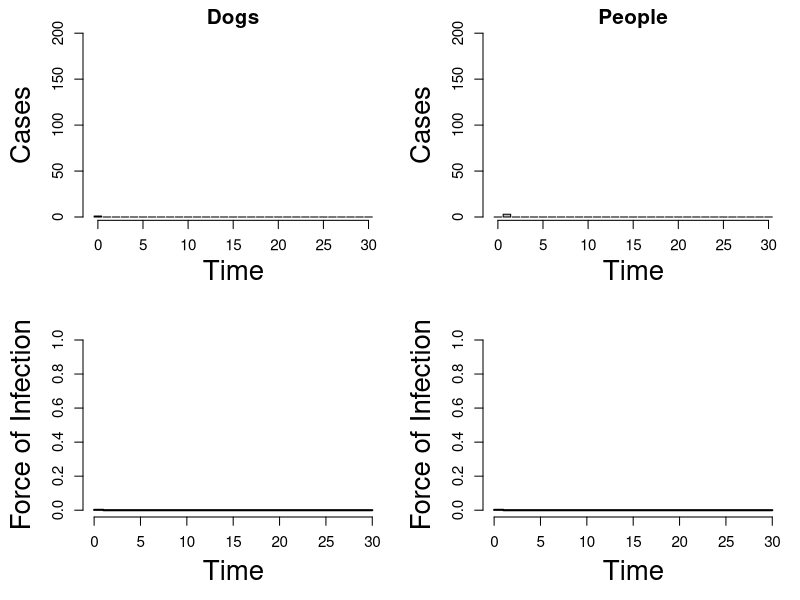
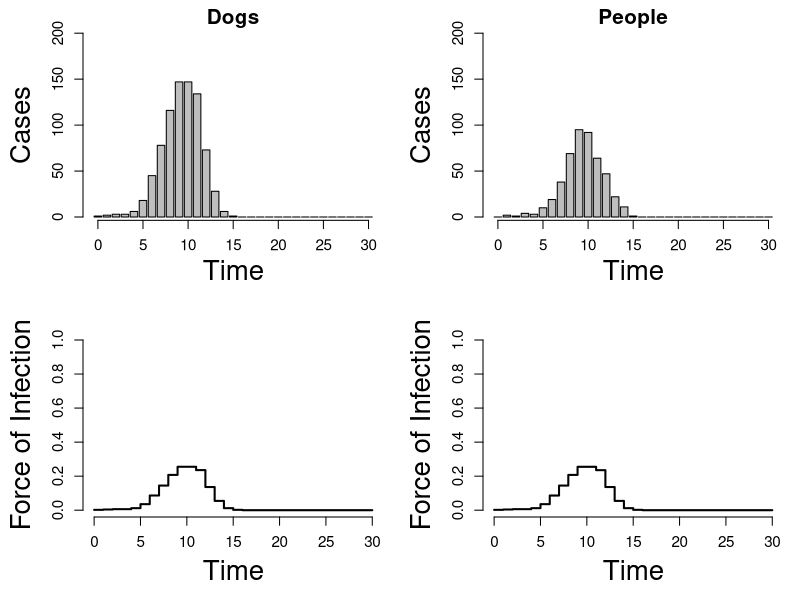
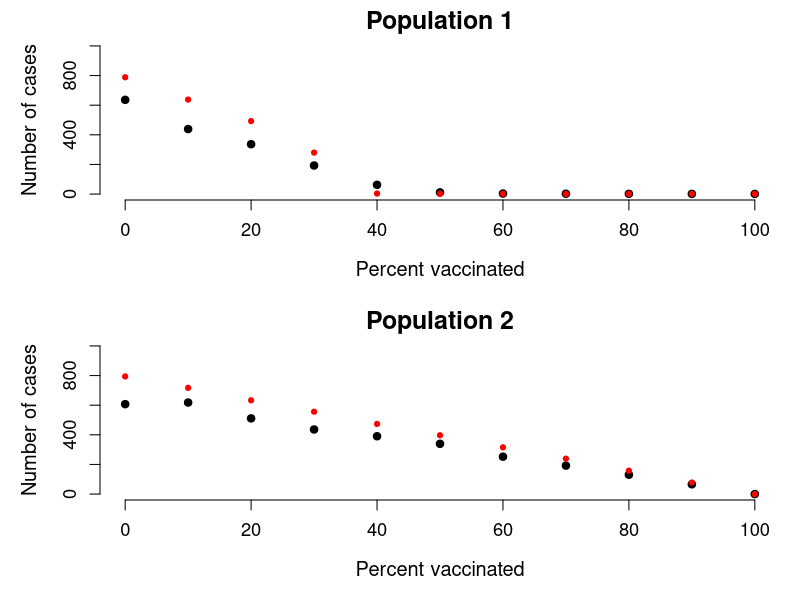

These figures' R source, in order: (Note: this script raises an error after producing the figures.)
## Dynamical Fever: computer exercise
## Clinic on Meaningful Modeling of Epidemiological Data &
## Clinic on Dynamical Approaches to Infectious Disease Data
## International Clinics on Infectious Disease Dynamics and Data Program
##
## Juliet R.C. Pulliam, 2012-2015
## Some Rights Reserved
## CC BY-NC 3.0 (http://creativecommons.org/licenses/by-nc/3.0/)

rm(list=ls())                   # Clear all variables and functions

SEED <- 29121012
set.seed(SEED)

## SIR.CB() -- Function that runs a generation-based (stochastic Reed-Frost) chain binomial
## SIR model for a given population size and R0 value, outputting a data frame with
## columns representing, time, the number of susceptibles at each time, and the number of
## cases at each time. The chain binomial is a stochastic model, so the output varies
## between function calls, even for the same parameter values and initial conditions.
sir.ex1.cb <- function(VaxPct.Pop1=0,
                       VaxPct.Pop2=0,
                       R0=2,
                       N1=1000,
                       N2=1000,
                       MAXTIME=30,
                       I1.0=1,
                       pp=0.002){

  qq.1 <- 1-R0/(N1-1)  # Pairwise probability of avoiding potentially infectious contact (Pop1)
  qq.2 <- 1-pp        # Pairwise probability of avoiding potentially infectious contact (Pop2)

  Cases.Pop1 <- I1.0
  Sus.Pop1 <- max(0,N1-I1.0-round(VaxPct.Pop1*N1/100))
  FOI.Pop1 <- (1-qq.1^Cases.Pop1)

  Cases.Pop2 <- 0
  Sus.Pop2 <- N2-round(VaxPct.Pop2*N2/100)
  FOI.Pop2 <- (1-qq.2^Cases.Pop1)

  for(Time in 1:MAXTIME){

    Cases.Pop1 <- c(Cases.Pop1,rbinom(1,Sus.Pop1[Time],FOI.Pop1[Time]))
    Sus.Pop1 <- c(Sus.Pop1,Sus.Pop1[Time]-Cases.Pop1[Time+1])
    FOI.Pop1 <- c(FOI.Pop1,(1-qq.1^Cases.Pop1[Time+1]))

    Cases.Pop2 <- c(Cases.Pop2,rbinom(1,Sus.Pop2[Time],FOI.Pop2[Time]))
    Sus.Pop2 <- c(Sus.Pop2,Sus.Pop2[Time]-Cases.Pop2[Time+1])
    FOI.Pop2 <- c(FOI.Pop2,(1-qq.2^Cases.Pop1[Time+1]))
  }
  return(data.frame(Time=0:MAXTIME,Cases.Pop1,Sus.Pop1,Cases.Pop2,Sus.Pop2,FOI.Pop1,FOI.Pop2))
}

run.example <- function(VaxPct.Pop1=0,VaxPct.Pop2=0){
  sir.ex1.cb(VaxPct.Pop1,VaxPct.Pop2)
}

plot.cases <- function(epi=run.example()){
  barplot(epi$Cases.Pop1,names.arg=epi$Time,
          cex.lab=2,
          ylim=c(0,200),
          cex.axis = 1.1,
          xlab='Time',
          ylab='Cases',
          cex.main = 1.5,
          main='Dogs',
          xaxt='n') -> bb
  axis(1,bb[seq(0,30,5)+1],seq(0,30,5),cex.axis = 1.1,xpd=T,line=.2)
  barplot(epi$Cases.Pop2,names.arg=epi$Time,
          cex.lab=2,
          ylim=c(0,200),
          cex.axis = 1.1,
          xlab='Time',
          ylab='Cases',
          cex.main = 1.5,
          main='People',
          xaxt='n') -> bb
  axis(1,bb[seq(0,30,5)+1],seq(0,30,5),cex.axis = 1.1,xpd=T,line=.2)
}

plot.example <- function(epi=run.example(),plot.Re=FALSE){
  if(plot.Re){
    par(mar=c(5,5,2,1),mfrow=c(3,2))
  }else{
    par(mar=c(5,5,2,1),mfrow=c(2,2))
  }
  plot.cases(epi)
  plot(epi$Time,epi$FOI.Pop1,
       type='s',      # Use a 'step' plot because time is treated as discrete
       bty='n',
       lwd=2,
       cex.lab=2,
       ylim=c(0,1),
       cex.axis = 1.1,
       xlab='Time',
       ylab='Force of Infection',
       cex.main = 1.5,
       main='')
  plot(epi$Time,epi$FOI.Pop2,
       type='s',      # Use a 'step' plot because time is treated as discrete
       bty='n',
       lwd=2,
       cex.lab=2,
       ylim=c(0,1),
       cex.axis = 1.1,
       xlab='Time',
       ylab='Force of Infection',
       cex.main = 1.5,
       main='')
  if(plot.Re){
    plot(epi$Time,epi$FOI.Pop1*epi$Sus.Pop1/epi$Cases.Pop1,
         type='p',      # Use a 'step' plot because time is treated as discrete
         bty='n',
         lwd=2,
         col=2,
         cex.lab=2,
         ylim=c(0,2),
         cex.axis = 1.1,
         xlab='Time',
         ylab=expression(R[effective]),
         cex.main = 1.5,
         main='')
    abline(h=1)
    lines(epi$Time,2/999*epi$Sus.Pop1,col=4)
  }
}

data.2008 <- run.example()
data.2009 <- run.example()
data.2011 <- run.example()
data.2010 <- run.example()
data.2012 <- run.example(40,0) # Dog vaccine developed - 40 pct dogs vaxed
data.xxxx <- run.example(80,0) # Dog vaccine coverage up to 80 pct
data.2013 <- run.example(50,0) # Dog vaccine coverage down to 50 pct
data.2014 <- run.example(20,50) # Human vaccine developed - 50 pct coverage, dog coverage down to 20
data.2015 <- run.example(0,80) # Human vaccine coverage up to 80 percent


total.cases <- function(epi=run.example()){
  c(Dogs=sum(epi$Cases.Pop1),People=sum(epi$Cases.Pop2))
}

epi.duration <- function(epi=run.example()){
  c(Dogs=diff(range(epi$Time[epi$Cases.Pop1>0]))+1,People=diff(range(epi$Time[epi$Cases.Pop2>0]))+1)
}



plot.example(run.example(VaxPct.Pop1=40))
plot.example(run.example(VaxPct.Pop2=40))

vax.eff <- function(VAXPCT,POP,REPS=100){
  switch(POP,
         Pop1 = {
           replicate(REPS,sum(run.example(VaxPct.Pop1=VAXPCT)$Cases.Pop1))
         },
         Pop2 = {
           replicate(REPS,sum(run.example(VaxPct.Pop2=VAXPCT)$Cases.Pop2))
         }
  )
}


CasesByVax1 <- sapply(seq(0,100,10),vax.eff,POP='Pop1')
CasesByVax2 <-sapply(seq(0,100,10),vax.eff,POP='Pop2')

CasesByVax1.mean <-apply(CasesByVax1,2,mean)
CasesByVax2.mean <-apply(CasesByVax2,2,mean)
CasesByVax1.median <-apply(CasesByVax1,2,median)
CasesByVax2.median <-apply(CasesByVax2,2,median)

par(mfcol=c(2,1),bty='n',pch=19,cex.main=1.5,cex.axis=1.1,cex.lab=1.2,xpd=T)
plot(seq(0,100,10),CasesByVax1.mean,
     main='Population 1',
     xlab='Percent vaccinated',
     ylab='Number of cases',
     ylim=c(0,1000))
points(seq(0,100,10),CasesByVax1.median,col='red',cex=.7)
plot(seq(0,100,10),CasesByVax2.mean,
     main='Population 2',
     xlab='Percent vaccinated',
     ylab='Number of cases',
     ylim=c(0,1000))
points(seq(0,100,10),CasesByVax2.median,col='red',cex=.7)

par(omd=c(0,1,.5,1),mar=c(4,4.5,4,1))
boxplot(CasesByVax1,boxwex=.5,pch=16,cex=.5,names=seq(0,100,10),
        main='Dogs',cex.main=1.5,
        xlab='Percent vaccinated',cex.lab=1.2,
        ylab='Number of cases')
points(1:11,CasesByVax1.mean,col='red',cex=.7,pch=16)
par(omd=c(0,1,0,.5),new=T)
boxplot(CasesByVax2,boxwex=.5,pch=16,cex=.5,names=seq(0,100,10),
        main='People',cex.main=1.5,
        xlab='Percent vaccinated',cex.lab=1.2,
        ylab='Number of cases')
points(1:11,CasesByVax2.mean,col='red',cex=.7,pch=16)


save.image('Ex1.Rdata')
